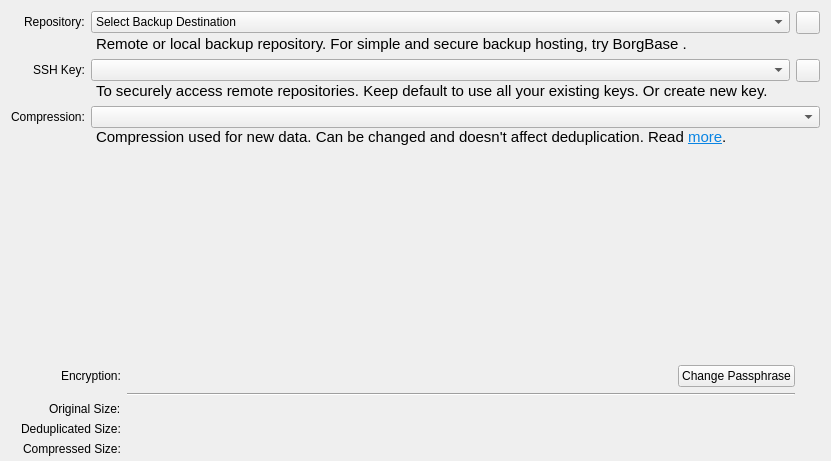
<?xml version="1.0" encoding="UTF-8"?>
<ui version="4.0">
 <class>Form</class>
 <widget class="QWidget" name="Form">
  <property name="enabled">
   <bool>true</bool>
  </property>
  <property name="geometry">
   <rect>
    <x>0</x>
    <y>0</y>
    <width>831</width>
    <height>461</height>
   </rect>
  </property>
  <property name="sizePolicy">
   <sizepolicy hsizetype="Ignored" vsizetype="Preferred">
    <horstretch>0</horstretch>
    <verstretch>0</verstretch>
   </sizepolicy>
  </property>
  <property name="windowTitle">
   <string>Form</string>
  </property>
  <layout class="QVBoxLayout" name="verticalLayout">
   <property name="bottomMargin">
    <number>5</number>
   </property>
   <item>
    <layout class="QFormLayout" name="formLayout">
     <property name="sizeConstraint">
      <enum>QLayout::SetMinimumSize</enum>
     </property>
     <property name="fieldGrowthPolicy">
      <enum>QFormLayout::ExpandingFieldsGrow</enum>
     </property>
     <property name="rowWrapPolicy">
      <enum>QFormLayout::DontWrapRows</enum>
     </property>
     <property name="labelAlignment">
      <set>Qt::AlignRight|Qt::AlignTop|Qt::AlignTrailing</set>
     </property>
     <property name="topMargin">
      <number>0</number>
     </property>
     <item row="0" column="0">
      <widget class="QLabel" name="label">
       <property name="minimumSize">
        <size>
         <width>0</width>
         <height>0</height>
        </size>
       </property>
       <property name="styleSheet">
        <string notr="true">margin-top: 4;</string>
       </property>
       <property name="text">
        <string>Repository:</string>
       </property>
       <property name="alignment">
        <set>Qt::AlignLeading|Qt::AlignLeft|Qt::AlignTop</set>
       </property>
       <property name="wordWrap">
        <bool>true</bool>
       </property>
       <property name="indent">
        <number>0</number>
       </property>
      </widget>
     </item>
     <item row="0" column="1">
      <layout class="QGridLayout" name="gridLayout_2">
       <property name="leftMargin">
        <number>0</number>
       </property>
       <property name="horizontalSpacing">
        <number>6</number>
       </property>
       <property name="verticalSpacing">
        <number>1</number>
       </property>
       <item row="1" column="1">
        <widget class="QLabel" name="label_5">
         <property name="enabled">
          <bool>true</bool>
         </property>
         <property name="sizePolicy">
          <sizepolicy hsizetype="Preferred" vsizetype="Preferred">
           <horstretch>0</horstretch>
           <verstretch>0</verstretch>
          </sizepolicy>
         </property>
         <property name="font">
          <font>
           <pointsize>11</pointsize>
          </font>
         </property>
         <property name="text">
          <string>&lt;html&gt;&lt;head/&gt;&lt;body&gt;&lt;p&gt;Remote or local backup repository. For simple and secure backup hosting, try &lt;a href=&quot;https://www.borgbase.com/?utm_source=vorta&amp;amp;utm_medium=app&quot;&gt;&lt;span style=&quot; text-decoration: underline; color:#0984e3;&quot;&gt;BorgBase&lt;/span&gt;&lt;/a&gt;.&lt;/p&gt;&lt;/body&gt;&lt;/html&gt;</string>
         </property>
         <property name="alignment">
          <set>Qt::AlignLeading|Qt::AlignLeft|Qt::AlignVCenter</set>
         </property>
         <property name="wordWrap">
          <bool>true</bool>
         </property>
         <property name="margin">
          <number>0</number>
         </property>
         <property name="indent">
          <number>5</number>
         </property>
         <property name="openExternalLinks">
          <bool>true</bool>
         </property>
        </widget>
       </item>
       <item row="0" column="1">
        <widget class="QComboBox" name="repoSelector">
         <property name="sizePolicy">
          <sizepolicy hsizetype="Expanding" vsizetype="Fixed">
           <horstretch>1</horstretch>
           <verstretch>0</verstretch>
          </sizepolicy>
         </property>
         <property name="styleSheet">
          <string notr="true"/>
         </property>
         <item>
          <property name="text">
           <string>Select Backup Destination</string>
          </property>
         </item>
        </widget>
       </item>
       <item row="0" column="2">
        <widget class="QToolButton" name="repoRemoveToolbutton">
         <property name="toolTip">
          <string>Unlink Repository (This doesn't delete any data. You can always add a repo again later.)</string>
         </property>
         <property name="autoRaise">
          <bool>false</bool>
         </property>
        </widget>
       </item>
      </layout>
     </item>
     <item row="1" column="0">
      <widget class="QLabel" name="label_6">
       <property name="minimumSize">
        <size>
         <width>0</width>
         <height>0</height>
        </size>
       </property>
       <property name="styleSheet">
        <string notr="true">margin-top: 4;</string>
       </property>
       <property name="text">
        <string>SSH Key:</string>
       </property>
       <property name="alignment">
        <set>Qt::AlignLeading|Qt::AlignLeft|Qt::AlignTop</set>
       </property>
       <property name="wordWrap">
        <bool>true</bool>
       </property>
       <property name="indent">
        <number>0</number>
       </property>
      </widget>
     </item>
     <item row="1" column="1">
      <layout class="QGridLayout" name="gridLayout_4">
       <property name="verticalSpacing">
        <number>0</number>
       </property>
       <item row="0" column="2">
        <widget class="QToolButton" name="sshKeyToClipboardButton">
         <property name="toolTip">
          <string>Copy public SSH key to clipboard.</string>
         </property>
         <property name="statusTip">
          <string/>
         </property>
         <property name="checkable">
          <bool>false</bool>
         </property>
         <property name="arrowType">
          <enum>Qt::NoArrow</enum>
         </property>
        </widget>
       </item>
       <item row="0" column="1">
        <widget class="QComboBox" name="sshComboBox">
         <property name="sizePolicy">
          <sizepolicy hsizetype="Expanding" vsizetype="Fixed">
           <horstretch>0</horstretch>
           <verstretch>0</verstretch>
          </sizepolicy>
         </property>
        </widget>
       </item>
       <item row="1" column="1">
        <widget class="QLabel" name="label_2">
         <property name="sizePolicy">
          <sizepolicy hsizetype="Preferred" vsizetype="Preferred">
           <horstretch>0</horstretch>
           <verstretch>0</verstretch>
          </sizepolicy>
         </property>
         <property name="font">
          <font>
           <pointsize>11</pointsize>
          </font>
         </property>
         <property name="text">
          <string>To securely access remote repositories. Keep default to use all your existing keys. Or create new key.</string>
         </property>
         <property name="alignment">
          <set>Qt::AlignLeading|Qt::AlignLeft|Qt::AlignVCenter</set>
         </property>
         <property name="wordWrap">
          <bool>true</bool>
         </property>
         <property name="indent">
          <number>5</number>
         </property>
        </widget>
       </item>
      </layout>
     </item>
     <item row="2" column="0">
      <widget class="QLabel" name="label_7">
       <property name="minimumSize">
        <size>
         <width>0</width>
         <height>0</height>
        </size>
       </property>
       <property name="styleSheet">
        <string notr="true">margin-top: 4;</string>
       </property>
       <property name="text">
        <string>Compression:</string>
       </property>
       <property name="alignment">
        <set>Qt::AlignLeading|Qt::AlignLeft|Qt::AlignTop</set>
       </property>
       <property name="wordWrap">
        <bool>true</bool>
       </property>
       <property name="indent">
        <number>0</number>
       </property>
      </widget>
     </item>
     <item row="2" column="1">
      <layout class="QGridLayout" name="gridLayout_5">
       <property name="verticalSpacing">
        <number>0</number>
       </property>
       <item row="0" column="1">
        <widget class="QComboBox" name="repoCompression">
         <property name="sizePolicy">
          <sizepolicy hsizetype="Expanding" vsizetype="Fixed">
           <horstretch>0</horstretch>
           <verstretch>0</verstretch>
          </sizepolicy>
         </property>
        </widget>
       </item>
       <item row="1" column="1">
        <widget class="QLabel" name="label_4">
         <property name="sizePolicy">
          <sizepolicy hsizetype="Preferred" vsizetype="Preferred">
           <horstretch>0</horstretch>
           <verstretch>0</verstretch>
          </sizepolicy>
         </property>
         <property name="font">
          <font>
           <pointsize>11</pointsize>
          </font>
         </property>
         <property name="text">
          <string>&lt;html&gt;&lt;head/&gt;&lt;body&gt;&lt;p&gt;Compression used for new data. Can be changed and doesn't affect deduplication. Read &lt;a href=&quot;https://borgbackup.readthedocs.io/en/stable/usage/help.html#borg-help-compression&quot;&gt;&lt;span style=&quot; text-decoration: underline; color:#0984e3;&quot;&gt;more&lt;/span&gt;&lt;/a&gt;.&lt;/p&gt;&lt;/body&gt;&lt;/html&gt;</string>
         </property>
         <property name="alignment">
          <set>Qt::AlignLeading|Qt::AlignLeft|Qt::AlignVCenter</set>
         </property>
         <property name="wordWrap">
          <bool>true</bool>
         </property>
         <property name="indent">
          <number>5</number>
         </property>
         <property name="openExternalLinks">
          <bool>true</bool>
         </property>
        </widget>
       </item>
      </layout>
     </item>
    </layout>
   </item>
   <item>
    <spacer name="verticalSpacer_3">
     <property name="orientation">
      <enum>Qt::Vertical</enum>
     </property>
     <property name="sizeHint" stdset="0">
      <size>
       <width>20</width>
       <height>40</height>
      </size>
     </property>
    </spacer>
   </item>
   <item>
    <layout class="QFormLayout" name="repoStats">
     <property name="sizeConstraint">
      <enum>QLayout::SetNoConstraint</enum>
     </property>
     <property name="fieldGrowthPolicy">
      <enum>QFormLayout::ExpandingFieldsGrow</enum>
     </property>
     <property name="labelAlignment">
      <set>Qt::AlignRight|Qt::AlignTop|Qt::AlignTrailing</set>
     </property>
     <property name="formAlignment">
      <set>Qt::AlignLeading|Qt::AlignLeft|Qt::AlignTop</set>
     </property>
     <property name="leftMargin">
      <number>10</number>
     </property>
     <property name="topMargin">
      <number>20</number>
     </property>
     <property name="rightMargin">
      <number>25</number>
     </property>
     <item row="0" column="0">
      <widget class="QLabel" name="label_10">
       <property name="text">
        <string>Encryption:</string>
       </property>
      </widget>
     </item>
     <item row="0" column="1">
      <widget class="QWidget" name="encryptionWidget" native="true">
       <layout class="QHBoxLayout" name="horizontalLayout">
        <property name="leftMargin">
         <number>0</number>
        </property>
        <property name="topMargin">
         <number>0</number>
        </property>
        <property name="rightMargin">
         <number>0</number>
        </property>
        <property name="bottomMargin">
         <number>0</number>
        </property>
        <item>
         <widget class="QLabel" name="repoEncryption">
          <property name="text">
           <string/>
          </property>
         </widget>
        </item>
        <item>
         <spacer name="horizontalSpacer">
          <property name="orientation">
           <enum>Qt::Horizontal</enum>
          </property>
          <property name="sizeHint" stdset="0">
           <size>
            <width>40</width>
            <height>20</height>
           </size>
          </property>
         </spacer>
        </item>
        <item>
         <widget class="QPushButton" name="changePassphraseButton">
          <property name="text">
           <string>Change Passphrase</string>
          </property>
         </widget>
        </item>
       </layout>
      </widget>
     </item>
     <item row="2" column="0">
      <widget class="Line" name="line">
       <property name="sizePolicy">
        <sizepolicy hsizetype="Expanding" vsizetype="Fixed">
         <horstretch>0</horstretch>
         <verstretch>0</verstretch>
        </sizepolicy>
       </property>
       <property name="orientation">
        <enum>Qt::Horizontal</enum>
       </property>
      </widget>
     </item>
     <item row="2" column="1">
      <widget class="Line" name="line_2">
       <property name="sizePolicy">
        <sizepolicy hsizetype="Expanding" vsizetype="Fixed">
         <horstretch>0</horstretch>
         <verstretch>0</verstretch>
        </sizepolicy>
       </property>
       <property name="orientation">
        <enum>Qt::Horizontal</enum>
       </property>
      </widget>
     </item>
     <item row="3" column="0">
      <widget class="QLabel" name="label_11">
       <property name="text">
        <string>Original Size:</string>
       </property>
      </widget>
     </item>
     <item row="3" column="1">
      <widget class="QLabel" name="sizeOriginal">
       <property name="text">
        <string/>
       </property>
      </widget>
     </item>
     <item row="4" column="0">
      <widget class="QLabel" name="label_13">
       <property name="text">
        <string>Deduplicated Size:</string>
       </property>
      </widget>
     </item>
     <item row="4" column="1">
      <widget class="QLabel" name="sizeDeduplicated">
       <property name="text">
        <string/>
       </property>
      </widget>
     </item>
     <item row="5" column="0">
      <widget class="QLabel" name="label_12">
       <property name="text">
        <string>Compressed Size:</string>
       </property>
      </widget>
     </item>
     <item row="5" column="1">
      <widget class="QLabel" name="sizeCompressed">
       <property name="text">
        <string/>
       </property>
      </widget>
     </item>
    </layout>
   </item>
  </layout>
 </widget>
 <resources/>
 <connections/>
</ui>
